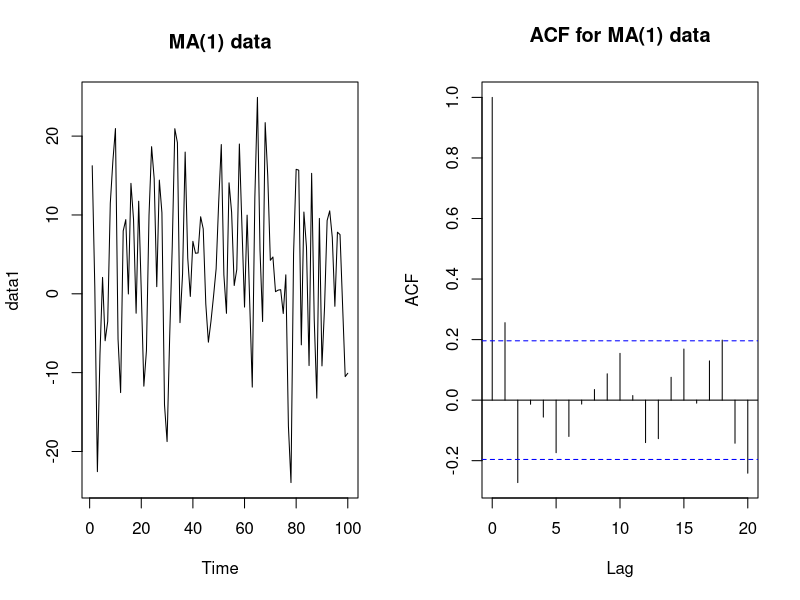
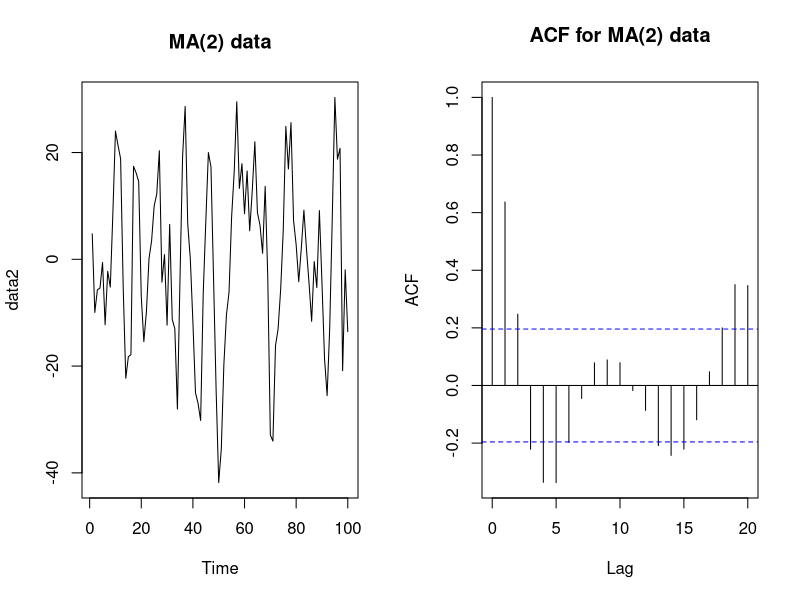

These charts were generated, in order, by the following R code: (Note: this script raises an error after producing the figures.)
n<-100
sd<-10

data1<-arima.sim(model = list(ma=0.8),n=n,sd=sd)
data2<-arima.sim(model = list(ma=c(0.8,0.7)),n=n,sd=sd)

par(mfrow=c(1,2))
plot(data1,main="MA(1) data")
acf(data1, main="ACF for MA(1) data")

par(mfrow=c(1,2))
plot(data2,main="MA(2) data")
acf(data2, main="ACF for MA(2) data")
par(mfrow=c(1,1))

##  Modelo o proceso de Media Movil MA(q)

ARIMA

####Moving Average Model (order q)

#Si mu=0

#-X(t) = v(t) + b_1*v(t-1) + ... + b_q*v(t-q), donde v(t) ~ WN(0, s^2)

#Si mu es diferente de 0

#-X(t) = mu + v(t) + b_1*v(t-1) + ... + b_q*v(t-q), donde v(t) ~ WN(0,s^2)

#--> Parametros del modelo b1,b2,...,b_q

#-->Modelo siempre estacionario

#-->No confundirse con Moving Average smoothing

#-->Puede reescribirse como un modelo Autoregresivo infinot AR(p)

#-->Puede considerarse como una regresion lineal (pero no ajustamos los WN)

#-->Media y varianza del proceso MA(q) seran constantes

####Example

plot(data1, main="Made Data 1")
plot(data2, main="Made Data 2")

##Autocorrelation plot

##First data

acf(data1,main="ACF for data1")

write.csv(data1,"data1.csv")

##which model we try? q=?

#-->X(t) = mu + v(t) + b_1* v(t-1)

####Second data

plot(data2)
acf(data2, main="ACF dor data2")

#-->X(t) = mu + v(t) + b_1* v(t-1) + b_2* v(t-2)

### How to fit MA (q) model

plot(data1)
print("Media de mis datos: ")
mean(data1)

print("SD de mis datos: ")
sd(data1)

# ajustando modelo

MA1<-arima(data1, order=c(0,0,1))
MA1

##mu=?

##b1=?

##sigma^2=?

#-->X(t)= -2.4822 + v(t) + 0.8144 * v(t-1) , v(t) = WN(0, 113.7)

predict(MA1, n.ahead = 10)
MA_forecast<-predict(MA1,n.ahead = 10)$pred
MA_forecast_se<-predict(MA1, n.ahead = 10)$se
points(MA_forecast, type = "l", col=2)
points(MA_forecast-2*MA_forecast_se, type = "l", col=2,lty=2)
points(MA_forecast+2*MA_forecast_se, type = "l", col=2,lty=2)

